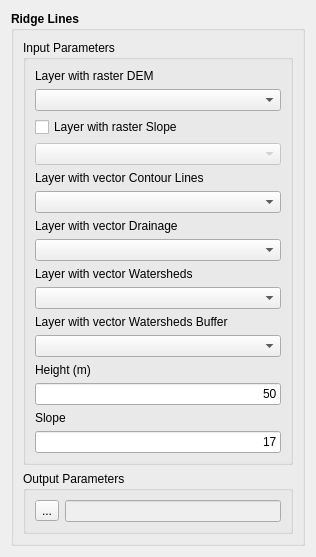
<?xml version="1.0" encoding="UTF-8"?>
<ui version="4.0">
 <class>RidgeLinesWidgetForm</class>
 <widget class="QWidget" name="RidgeLinesWidgetForm">
  <property name="geometry">
   <rect>
    <x>0</x>
    <y>0</y>
    <width>316</width>
    <height>541</height>
   </rect>
  </property>
  <property name="windowTitle">
   <string>RidgeLines</string>
  </property>
  <layout class="QGridLayout" name="gridLayout_12">
   <item row="0" column="0">
    <widget class="QGroupBox" name="groupBox">
     <property name="font">
      <font>
       <weight>75</weight>
       <bold>true</bold>
      </font>
     </property>
     <property name="title">
      <string>Ridge Lines</string>
     </property>
     <layout class="QGridLayout" name="gridLayout_11">
      <item row="0" column="0">
       <layout class="QGridLayout" name="gridLayout_10">
        <item row="0" column="0">
         <layout class="QGridLayout" name="gridLayout_9">
          <item row="0" column="0">
           <widget class="QGroupBox" name="groupBox_2">
            <property name="font">
             <font>
              <weight>50</weight>
              <bold>false</bold>
             </font>
            </property>
            <property name="title">
             <string>Input Parameters</string>
            </property>
            <property name="flat">
             <bool>true</bool>
            </property>
            <layout class="QGridLayout" name="gridLayout_6">
             <item row="0" column="0">
              <layout class="QGridLayout" name="gridLayout">
               <item row="0" column="0">
                <layout class="QGridLayout" name="gridLayout_2">
                 <item row="0" column="0">
                  <widget class="QLabel" name="label_2">
                   <property name="text">
                    <string>Layer with raster DEM</string>
                   </property>
                  </widget>
                 </item>
                 <item row="1" column="0">
                  <widget class="QComboBox" name="m_layersComboBox"/>
                 </item>
                </layout>
               </item>
               <item row="1" column="0">
                <layout class="QGridLayout" name="gridLayout_4">
                 <item row="0" column="0">
                  <widget class="QCheckBox" name="m_layerSlopeCheckBox">
                   <property name="text">
                    <string>Layer with raster Slope</string>
                   </property>
                  </widget>
                 </item>
                 <item row="1" column="0">
                  <layout class="QGridLayout" name="gridLayout_3">
                   <item row="0" column="0">
                    <widget class="QComboBox" name="m_slopeLayerComboBox">
                     <property name="enabled">
                      <bool>false</bool>
                     </property>
                    </widget>
                   </item>
                  </layout>
                 </item>
                </layout>
               </item>
               <item row="2" column="0">
                <layout class="QGridLayout" name="gridLayout_7">
                 <item row="0" column="0">
                  <widget class="QLabel" name="label_8">
                   <property name="text">
                    <string>Layer with vector Contour Lines</string>
                   </property>
                  </widget>
                 </item>
                 <item row="1" column="0">
                  <layout class="QGridLayout" name="gridLayout_8">
                   <item row="0" column="0">
                    <widget class="QComboBox" name="m_contourLayerComboBox"/>
                   </item>
                  </layout>
                 </item>
                </layout>
               </item>
               <item row="3" column="0">
                <layout class="QGridLayout" name="gridLayout_9">
                 <item row="0" column="0">
                  <widget class="QLabel" name="label_9">
                   <property name="text">
                    <string>Layer with vector Drainage</string>
                   </property>
                  </widget>
                 </item>
                 <item row="1" column="0">
                  <layout class="QGridLayout" name="gridLayout_10">
                   <item row="0" column="0">
                    <widget class="QComboBox" name="m_drainageLayerComboBox"/>
                   </item>
                  </layout>
                 </item>
                </layout>
               </item>
               <item row="4" column="0">
                <layout class="QGridLayout" name="gridLayout_11">
                 <item row="0" column="0">
                  <widget class="QLabel" name="label_11">
                   <property name="text">
                    <string>Layer with vector Watersheds</string>
                   </property>
                  </widget>
                 </item>
                 <item row="1" column="0">
                  <layout class="QGridLayout" name="gridLayout_12">
                   <item row="0" column="0">
                    <widget class="QComboBox" name="m_watershedsLayerComboBox"/>
                   </item>
                  </layout>
                 </item>
                </layout>
               </item>
               <item row="5" column="0">
                <layout class="QGridLayout" name="gridLayout_13">
                 <item row="0" column="0">
                  <widget class="QLabel" name="label_13">
                   <property name="text">
                    <string>Layer with vector Watersheds Buffer</string>
                   </property>
                  </widget>
                 </item>
                 <item row="1" column="0">
                  <layout class="QGridLayout" name="gridLayout_14">
                   <item row="0" column="0">
                    <widget class="QComboBox" name="m_watershedsBufferLayerComboBox"/>
                   </item>
                  </layout>
                 </item>
                </layout>
               </item>
               <item row="6" column="0">
                <layout class="QGridLayout" name="gridLayout_5">
                 <item row="0" column="0">
                  <widget class="QLabel" name="label_4">
                   <property name="text">
                    <string>Height (m)</string>
                   </property>
                  </widget>
                 </item>
                 <item row="1" column="0">
                  <widget class="QLineEdit" name="m_heightLineEdit">
                   <property name="text">
                    <string>50</string>
                   </property>
                   <property name="alignment">
                    <set>Qt::AlignRight|Qt::AlignTrailing|Qt::AlignVCenter</set>
                   </property>
                  </widget>
                 </item>
                </layout>
               </item>
               <item row="7" column="0">
                <layout class="QGridLayout" name="gridLayout_6">
                 <item row="0" column="0">
                  <widget class="QLabel" name="label_5">
                   <property name="text">
                    <string>Slope</string>
                   </property>
                  </widget>
                 </item>
                 <item row="1" column="0">
                  <widget class="QLineEdit" name="m_slopeLineEdit">
                   <property name="text">
                    <string>17</string>
                   </property>
                   <property name="alignment">
                    <set>Qt::AlignRight|Qt::AlignTrailing|Qt::AlignVCenter</set>
                   </property>
                  </widget>
                 </item>
                </layout>
               </item>
              </layout>
             </item>
            </layout>
           </widget>
          </item>
          <item row="1" column="0">
           <widget class="QGroupBox" name="groupBox_3">
            <property name="font">
             <font>
              <weight>50</weight>
              <bold>false</bold>
             </font>
            </property>
            <property name="title">
             <string>Output Parameters</string>
            </property>
            <property name="flat">
             <bool>true</bool>
            </property>
            <layout class="QGridLayout" name="gridLayout_8">
             <item row="0" column="0">
              <layout class="QGridLayout" name="gridLayout_7">
               <item row="0" column="0">
                <widget class="QToolButton" name="m_fileToolButton">
                 <property name="text">
                  <string>...</string>
                 </property>
                </widget>
               </item>
               <item row="0" column="1">
                <widget class="QLineEdit" name="m_fileLineEdit">
                 <property name="enabled">
                  <bool>false</bool>
                 </property>
                </widget>
               </item>
              </layout>
             </item>
            </layout>
           </widget>
          </item>
         </layout>
        </item>
        <item row="1" column="0">
         <spacer name="verticalSpacer">
          <property name="orientation">
           <enum>Qt::Vertical</enum>
          </property>
          <property name="sizeHint" stdset="0">
           <size>
            <width>20</width>
            <height>0</height>
           </size>
          </property>
         </spacer>
        </item>
       </layout>
      </item>
     </layout>
    </widget>
   </item>
  </layout>
 </widget>
 <resources/>
 <connections>
  <connection>
   <sender>m_layerSlopeCheckBox</sender>
   <signal>toggled(bool)</signal>
   <receiver>m_slopeLayerComboBox</receiver>
   <slot>setEnabled(bool)</slot>
   <hints>
    <hint type="sourcelabel">
     <x>61</x>
     <y>117</y>
    </hint>
    <hint type="destinationlabel">
     <x>63</x>
     <y>138</y>
    </hint>
   </hints>
  </connection>
 </connections>
</ui>
